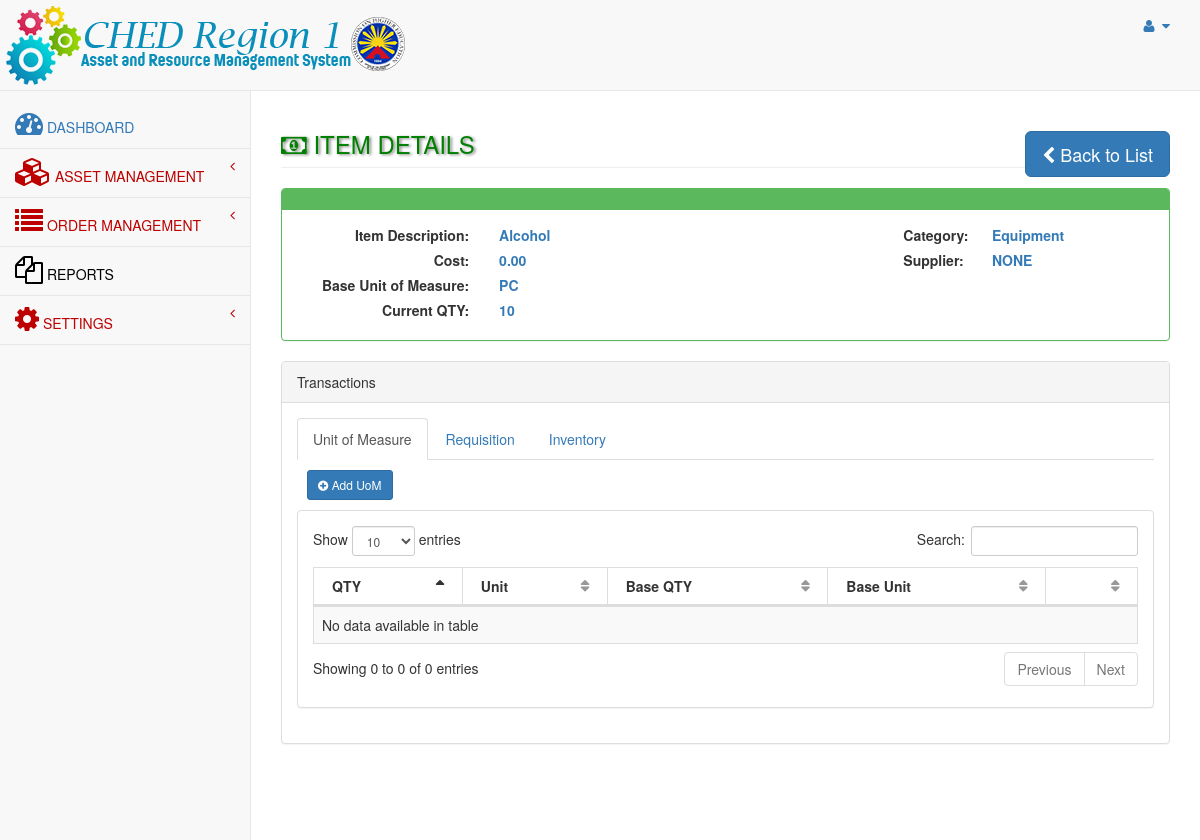
/admin/equipmentsdetails.php?id=1, run on an earlier commit of the app's database.
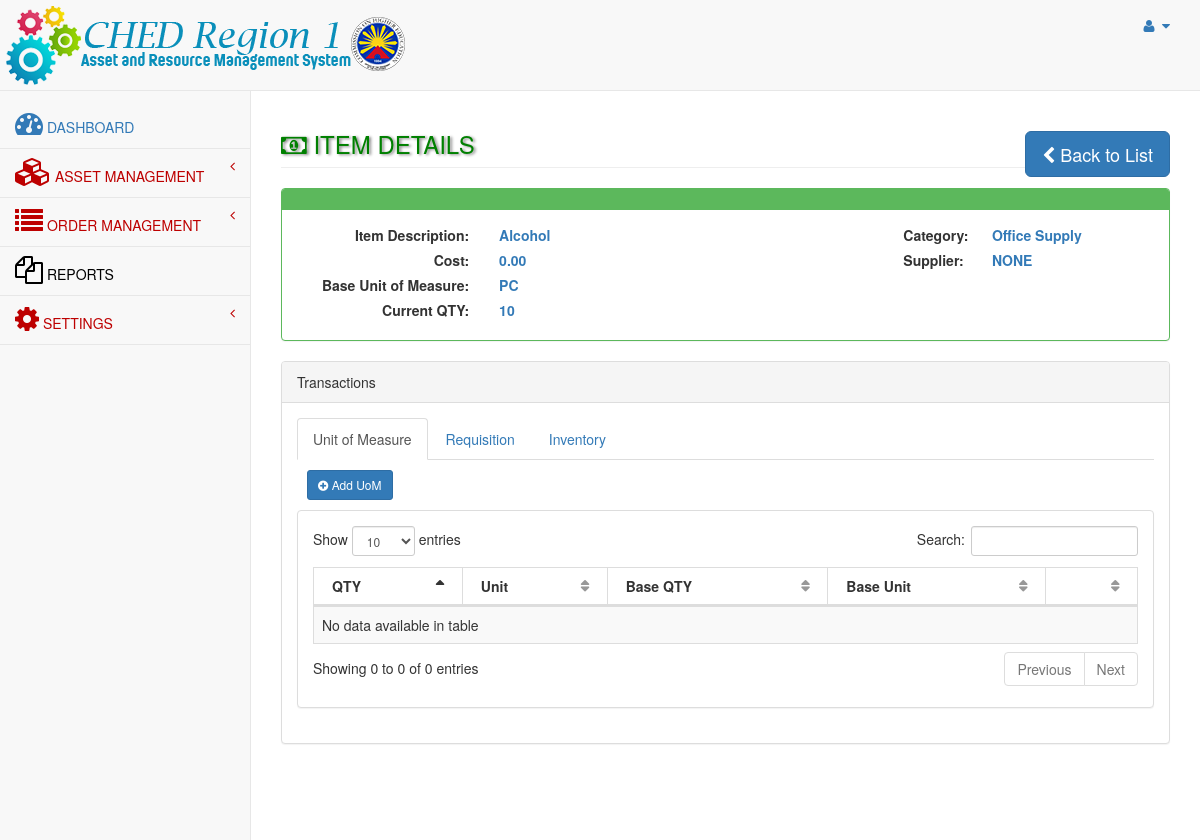
And on a later commit of the database.
### tables this page shows
CREATE TABLE `items` (
  `itemNo` bigint(20) NOT NULL AUTO_INCREMENT,
  `description` varchar(200) NOT NULL,
  `category` varchar(100) NOT NULL DEFAULT 'Office Supply',
  `unit` varchar(20) NOT NULL DEFAULT 'PC',
  `unitCost` double(10,2) NOT NULL DEFAULT '0.00',
  `inventory_qty` int(11) DEFAULT '0',
  `supplierID` int(11) DEFAULT '0',
  PRIMARY KEY (`itemNo`)
);

CREATE TABLE `suppliers` (
  `supplierID` bigint(20) NOT NULL AUTO_INCREMENT,
  `supName` varchar(100) NOT NULL,
  `address` varchar(150) NOT NULL DEFAULT 'NONE',
  `contactNo` varchar(30) NOT NULL DEFAULT 'NONE',
  `TIN` varchar(20) NOT NULL DEFAULT 'NONE',
  PRIMARY KEY (`supplierID`)
);

### admin/equipmentsdetails.php (the view, shortened to what this page needs)
<?php
include('header.php');
		$conn = dbConnect();
		$itemid = $_GET['id'];
		$sqlselect = "SELECT * FROM items LEFT JOIN suppliers ON items.supplierID = suppliers.supplierID WHERE itemNo='$itemid'";
		$stmt = $conn->prepare($sqlselect);
		$stmt->execute();
		$row = $stmt->fetch(PDO::FETCH_ASSOC);
		$description = $row['description'];
		$category = $row['category'];
		$unit = $row['unit'];
		$unitCost = $row['unitCost'];
		$inventory_qty = $row['inventory_qty'];
		$supName = $row['supName'];
?>
<div id="page-wrapper">
            <div class="row">
                <div class="col-lg-12">
                    <h3 class="page-header" style="color:green;"><i class="fa fa-money fa-1x"></i> ITEM DETAILS
						<div class="pull-right">
						<button class="btn btn-primary btn-lg" onclick="history.go(-1);">
                                <i class="fa fa-chevron-left"></i> Back to List
                            </button>
                            </div></h3>
                </div>
            </div>
            <div class="row">
                <div class="col-lg-12">
                    <div class="panel panel-green">
                        <div class="panel-heading">
                        </div>
                        <div class="panel-body">
                            <div class="row">
                                <div class="col-lg-8">
									<div class="col-lg-4 text-right">
									<label>Item Description:</label>
									</div>
									<div class="col-lg-8">
									<label class="itemvalues"><?php echo $description;?></label>
									</div>
									<div class="col-lg-4 text-right">
									<label>Cost:</label>
									</div>
									<div class="col-lg-8">
									<label class="itemvalues"><?php echo $unitCost;?></label>
									</div>
									<div class="col-lg-4 text-right">
									<label>Base Unit of Measure:</label>
									</div>
									<div class="col-lg-8">
									<label class="itemvalues"><?php echo $unit;?></label>
									</div>
									<div class="col-lg-4 text-right">
									<label>Current QTY:</label>
									</div>
									<div class="col-lg-8">
									<label class="itemvalues"><?php echo $inventory_qty;?></label>
									</div>
                                </div>
                                <div class="col-lg-4">
                                    <div class="col-lg-4 text-right">
                                            <label>Category:</label>
											</div>
											<div class="col-lg-8">
                                            <label class="itemvalues"><?php echo $category;?></label>
											</div>
									<div class="col-lg-4 text-right">
                                            <label>Supplier:</label>
											</div>
											<div class="col-lg-8">
                                            <label class="itemvalues"><?php echo $supName;?></label>
											</div>
                                </div>
                            </div>
                        </div>
                    </div>
                </div>
            </div>
			<div class="row">
                <div class="col-lg-12">
                    <div class="panel panel-default">
                        <div class="panel-heading">
							Transactions
                        </div>
                        <div class="panel-body">
                            <ul class="nav nav-tabs">
								<li class="active"><a href="#uom" data-toggle="tab">Unit of Measure</a>
                                </li>
                                <li><a href="#home" data-toggle="tab">Requisition</a>
                                </li>
                                <li><a href="#profile" data-toggle="tab">Inventory</a>
                                </li>
                            </ul>
		<div class="tab-content">
		<div class="tab-pane fade in active" id="uom">
			<div class="row">
				<div class="col-lg-12">
				<div style="margin:10px;">
								<button id="adduom" class="btn btn-primary btn-sm" data-toggle="modal" data-target="#adduom">
								<i class="fa fa-plus-circle"></i> Add UoM
							</button>
                            </div>
				<div class="panel panel-default">
				<div class="panel-body">
				<div class="dataTable_wrapper">
					<table class="table table-striped table-bordered table-hover" id="dataTables-example3">
						<thead>
							<tr>
								<th>QTY</th>
								<th>Unit</th>
								<th>Base QTY</th>
								<th>Base Unit</th>
								<th></th>
							</tr>
						</thead>
						<tbody>
						</tbody>
					</table>
				</div>
					</div>
                </div>
				</div>
			</div>
		</div>
		</div>
                    </div>
                </div>
                </div>
            </div>
    </div>
<?php
include('footer.php');
?>

What changed in the data, as far as the page shows it:
changed items "Alcohol": category "Equipment" → "Office Supply"
